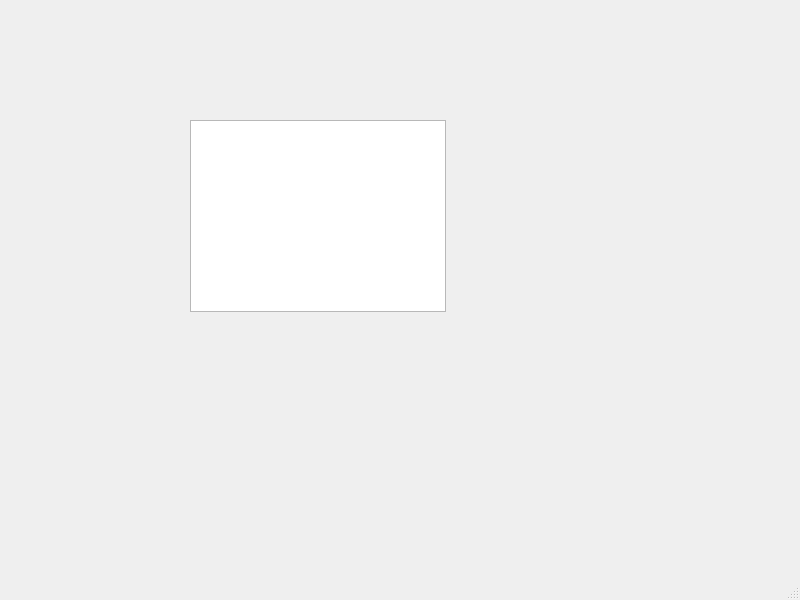
<?xml version="1.0" encoding="UTF-8"?>
<ui version="4.0">
 <class>MainWindow</class>
 <widget class="QMainWindow" name="MainWindow">
  <property name="geometry">
   <rect>
    <x>0</x>
    <y>0</y>
    <width>800</width>
    <height>600</height>
   </rect>
  </property>
  <property name="windowTitle">
   <string>MainWindow</string>
  </property>
  <widget class="QWidget" name="centralwidget">
   <widget class="QTableWidget" name="tableWidget">
    <property name="geometry">
     <rect>
      <x>190</x>
      <y>120</y>
      <width>256</width>
      <height>192</height>
     </rect>
    </property>
   </widget>
  </widget>
  <widget class="QMenuBar" name="menubar">
   <property name="geometry">
    <rect>
     <x>0</x>
     <y>0</y>
     <width>800</width>
     <height>26</height>
    </rect>
   </property>
  </widget>
  <widget class="QStatusBar" name="statusbar"/>
 </widget>
 <resources/>
 <connections/>
</ui>
